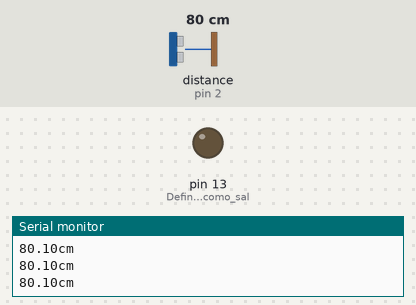
Bench run of a sketch on a simulated Arduino Uno, built with avr-gcc and run on an emulated ATmega328P. Shown: output pins drawn as LEDs (lit = HIGH), the last lines printed to the serial monitor. Wiring (inferred from the names in the program): ultrasonic range finder: trigger pin 3; echo pin 2. The test bench sets the inputs (shaded band); at power-on: distance to the obstacle (sensor on pin 2) 80 cm. The echo pulse lasts 58.3 µs per cm; pins used as bus, display or sensor lines are not drawn.

Above: at 1.2 s.
1.3 s: distance to the obstacle (sensor on pin 2) set to 12 cm
2.8 s: distance to the obstacle (sensor on pin 2) set to 9 cm
At 3.6 s:
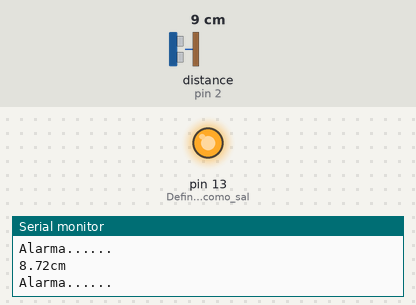
4.3 s: distance to the obstacle (sensor on pin 2) set to 18 cm
At 5.0 s:
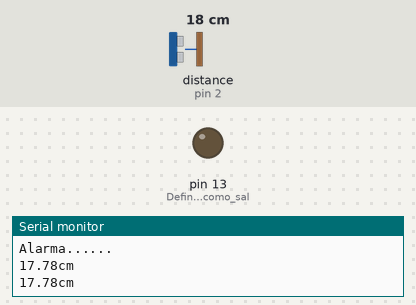
5.9 s: distance to the obstacle (sensor on pin 2) set to 2 cm
At 6.5 s:
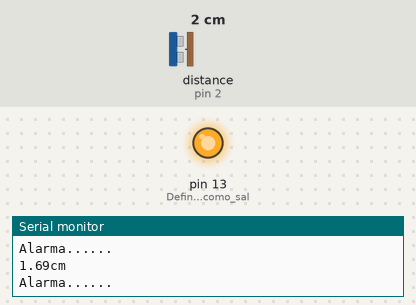
Timing chart, 0 to 8.5 s (numbered marks = the images above; inputs shaded):
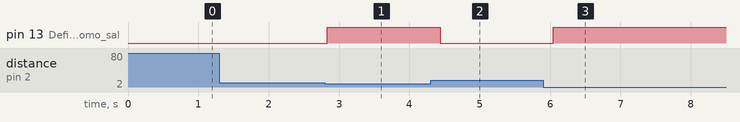

Measured:
- the behaviour switches between 11 and 10 cm on distance to the obstacle (sensor on pin 2) (found by bisection; images 0 and 1)
- after the input at 2.8 s, pin 13 (Define_el_pin_13_como_sal): LOW → HIGH at once
- after the input at 4.3 s, pin 13 (Define_el_pin_13_como_sal): HIGH → LOW after 0.14 s
- after the input at 5.9 s, pin 13 (Define_el_pin_13_como_sal): LOW → HIGH after 0.14 s

The sketch:

SensorProximidad.ino
```cpp
#define PEcho 2
#define PTrig 3
double duracion,distancia;
void setup() {
  Serial.begin(9600); //Inicializar puerto serial a 9600
  pinMode(PEcho,INPUT);   //Define el pin 8 como entrada (echo)
  pinMode(PTrig,OUTPUT);  //Define el pin 9 como salida (Triger)
  pinMode(13,OUTPUT);      //Define el pin 13 como salida
}

void loop() {
  digitalWrite(PTrig,LOW);
  delayMicroseconds(2);
  digitalWrite(PTrig,HIGH); // generar el pulso de triger por 10ms
  delayMicroseconds(10);
  digitalWrite(PTrig,LOW);

  duracion = pulseIn(PEcho,HIGH);
  distancia = (duracion/2)/29;    //Calcula la distancia

  if (distancia >= 500 || distancia <= 0){    //si la distancia es mayor a 500cm o menor a 0cm
    Serial.println("---");      //no mide nada
  }
  else{
    Serial.print(distancia);    //Envia el valor de la distancia por el puerto serial
    Serial.println("cm");       //Le coloca los centimetros a la distancia
    digitalWrite(13,0);         //en bajo el pin 13
  }

  if (distancia <= 10 && distancia >= 1){
    digitalWrite(13,1);         //En alto el pin 13 si la distancia es menor a 10 cm
    Serial.println("Alarma......"); //Envia la palabra alarma por el puerto serial
  }
  delay(400);
}
```
